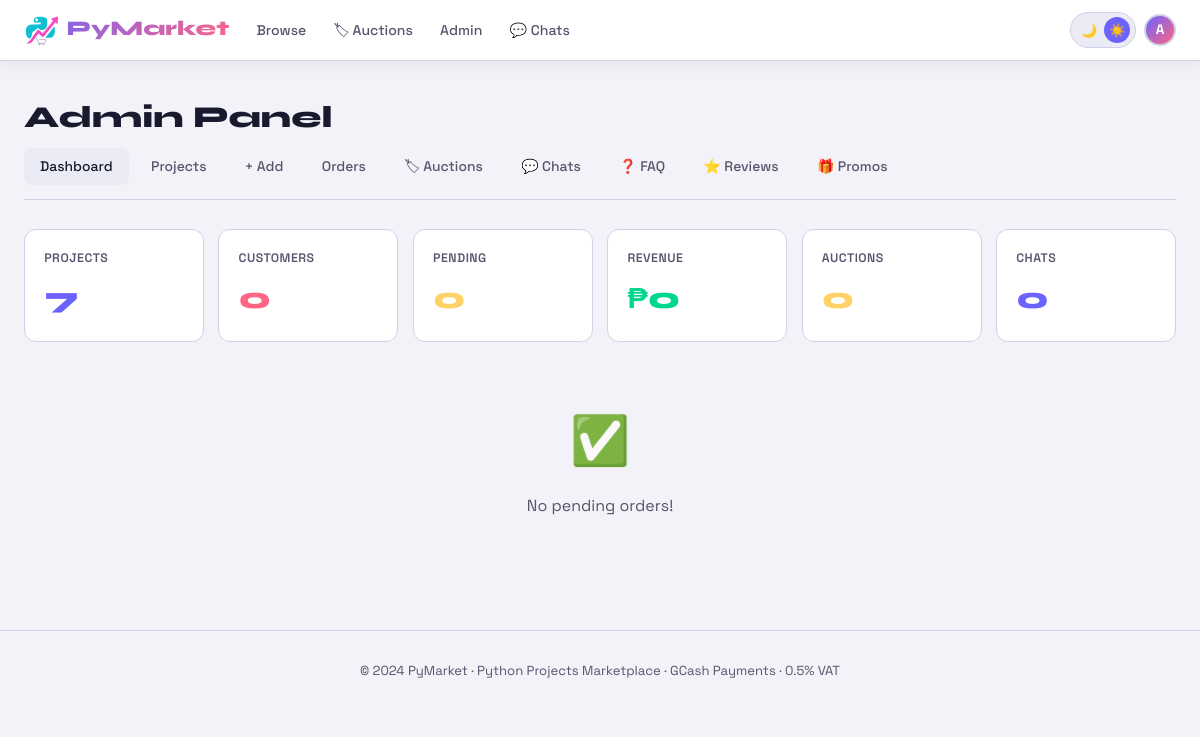
Page /admin (signed in) on the earlier database version.
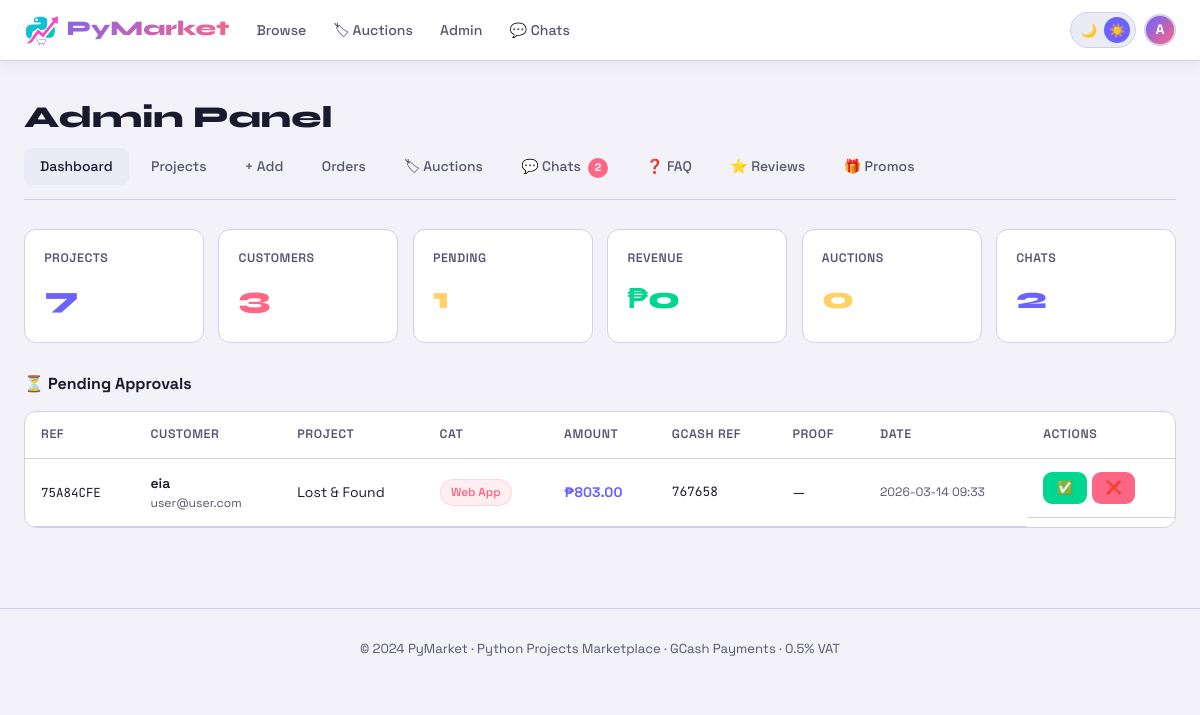
Same page on the later database version.
### tables this page shows
CREATE TABLE orders (
                id INTEGER PRIMARY KEY AUTOINCREMENT,
                order_ref TEXT UNIQUE NOT NULL,
                user_id INTEGER NOT NULL,
                project_id INTEGER NOT NULL,
                amount REAL NOT NULL,
                status TEXT DEFAULT "pending",
                gcash_ref TEXT,
                payment_screenshot TEXT,
                created_at TEXT DEFAULT CURRENT_TIMESTAMP,
                approved_at TEXT,
                FOREIGN KEY(user_id) REFERENCES users(id),
                FOREIGN KEY(project_id) REFERENCES projects(id)
            );

CREATE TABLE users (
                id INTEGER PRIMARY KEY AUTOINCREMENT,
                username TEXT UNIQUE NOT NULL,
                email TEXT UNIQUE NOT NULL,
                password TEXT NOT NULL,
                bio TEXT DEFAULT '',
                avatar TEXT DEFAULT '',
                is_admin INTEGER DEFAULT 0,
                created_at TEXT DEFAULT CURRENT_TIMESTAMP
            );

CREATE TABLE projects (
                id INTEGER PRIMARY KEY AUTOINCREMENT,
                title TEXT NOT NULL,
                description TEXT NOT NULL,
                price REAL NOT NULL,
                tech_stack TEXT,
                category TEXT,
                file_path TEXT,
                is_active INTEGER DEFAULT 1,
                created_at TEXT DEFAULT CURRENT_TIMESTAMP
            , original_price REAL, discount_percent REAL DEFAULT 0, view_count INTEGER DEFAULT 0);

### app.py (the view)
@app.route('/admin')
@login_required
@admin_required
def admin_dashboard():
    db = get_db()
    stats = {
        'projects':     db.execute("SELECT COUNT(*) as c FROM projects").fetchone()['c'],
        'users':        db.execute("SELECT COUNT(*) as c FROM users WHERE is_admin=0").fetchone()['c'],
        'pending':      db.execute("SELECT COUNT(*) as c FROM orders WHERE status='pending'").fetchone()['c'],
        'revenue':      db.execute("SELECT COALESCE(SUM(amount),0) as s FROM orders WHERE status='approved'").fetchone()['s'],
        'unread_chats': db.execute("SELECT COUNT(DISTINCT user_id) as c FROM chats WHERE is_admin_reply=0").fetchone()['c'],
        'auctions':     db.execute("SELECT COUNT(*) as c FROM auctions").fetchone()['c'],
    }
    pending_orders = db.execute('''
        SELECT o.*, u.username, u.email, p.title, p.category FROM orders o
        JOIN users u ON o.user_id=u.id JOIN projects p ON o.project_id=p.id
        WHERE o.status='pending' ORDER BY o.created_at DESC
    ''').fetchall()
    return render_template('admin/dashboard.html', stats=stats, pending_orders=pending_orders)

### app.py (called while the page is built)
@app.after_request
def add_security_headers(response):
    response.headers['X-Frame-Options'] = 'SAMEORIGIN'
    response.headers['X-Content-Type-Options'] = 'nosniff'
    response.headers['Referrer-Policy'] = 'strict-origin-when-cross-origin'
    response.headers['Content-Security-Policy'] = (
        "default-src 'self'; "
        "script-src 'self' 'unsafe-inline'; "
        "style-src 'self' 'unsafe-inline' https://fonts.googleapis.com; "
        "font-src https://fonts.gstatic.com; "
        "img-src 'self' data: https://api.qrserver.com; "
    )
    return response

def get_db():
    conn = sqlite3.connect(DB_PATH)
    conn.row_factory = sqlite3.Row
    return conn

def login_required(f):
    @wraps(f)
    def decorated(*args, **kwargs):
        if 'user_id' not in session:
            flash('login_required')
            return redirect(url_for('login', next=request.url))
        return f(*args, **kwargs)
    return decorated

def admin_required(f):
    @wraps(f)
    def decorated(*args, **kwargs):
        if not session.get('is_admin'):
            return redirect(url_for('index'))
        return f(*args, **kwargs)
    return decorated

### templates/admin/dashboard.html (shortened to what this page needs)
{% extends 'base.html' %}
{% block content %}
<div class="container">
  <h1 class="page-title">Admin Panel</h1>
  <div class="admin-nav">
    <a href="{{ url_for('admin_dashboard') }}" class="active">Dashboard</a>
    <a href="{{ url_for('admin_projects') }}">Projects</a>
    <a href="{{ url_for('admin_add_project') }}">+ Add</a>
    <a href="{{ url_for('admin_orders') }}">Orders</a>
    <a href="{{ url_for('admin_auctions') }}">🏷 Auctions</a>
    <a href="{{ url_for('admin_chats') }}">💬 Chats {% if stats.unread_chats>0 %}<span class="notif-dot">{{ stats.unread_chats }}</span>{% endif %}</a>
    <a href="{{ url_for('admin_faq') }}">❓ FAQ</a>
    <a href="{{ url_for('admin_reviews') }}">⭐ Reviews</a>
    <a href="{{ url_for('admin_promos') }}">🎁 Promos</a>
  </div>
  <div class="stats-grid">
    <div class="stat-card"><div class="stat-label">Projects</div><div class="stat-value" style="color:var(--accent)">{{ stats.projects }}</div></div>
    <div class="stat-card"><div class="stat-label">Customers</div><div class="stat-value" style="color:var(--accent2)">{{ stats.users }}</div></div>
    <div class="stat-card"><div class="stat-label">Pending</div><div class="stat-value" style="color:var(--yellow)">{{ stats.pending }}</div></div>
    <div class="stat-card"><div class="stat-label">Revenue</div><div class="stat-value" style="color:var(--green)">₱{{ "%.0f"|format(stats.revenue) }}</div></div>
    <div class="stat-card"><div class="stat-label">Auctions</div><div class="stat-value" style="color:var(--yellow)">{{ stats.auctions }}</div></div>
    <div class="stat-card"><div class="stat-label">Chats</div><div class="stat-value" style="color:var(--accent)">{{ stats.unread_chats }}</div></div>
  </div>
  {% if pending_orders %}
  <h2 style="font-size:1rem;font-weight:700;margin-bottom:.9rem">⏳ Pending Approvals</h2>
  <div class="table-wrap" style="background:var(--surface);border:1px solid var(--border);border-radius:12px;overflow:hidden">
    <table>
      <thead><tr><th>Ref</th><th>Customer</th><th>Project</th><th>Cat</th><th>Amount</th><th>GCash Ref</th><th>Proof</th><th>Date</th><th>Actions</th></tr></thead>
      <tbody>
        {% for o in pending_orders %}
        <tr>
          <td><span style="font-family:var(--mono);font-size:.78rem">{{ o['order_ref'] }}</span></td>
          <td><div style="font-weight:600;font-size:.87rem">{{ o['username'] }}</div><div style="color:var(--muted);font-size:.76rem">{{ o['email'] }}</div></td>
          <td style="font-size:.87rem">{{ o['title'] }}</td>
          <td>{% if o['category'] %}<span class="badge badge-cat">{{ o['category'] }}</span>{% else %}—{% endif %}</td>
          <td style="font-weight:700;color:var(--accent);white-space:nowrap">₱{{ "%.2f"|format(o['amount']) }}</td>
          <td style="font-family:var(--mono);font-size:.8rem">{{ o['gcash_ref'] or '—' }}</td>
          <td>{% if o['payment_screenshot'] %}<a href="{{ url_for('view_payment_proof',filename=o['payment_screenshot']) }}" target="_blank" class="btn btn-outline btn-sm">View</a>{% else %}—{% endif %}</td>
          <td style="color:var(--muted);font-size:.76rem;white-space:nowrap">{{ o['created_at'][:16] }}</td>
          <td style="display:flex;gap:.3rem;flex-wrap:wrap">
            <a href="{{ url_for('approve_order',oid=o['id']) }}" class="btn btn-success btn-sm">✅</a>
            <a href="{{ url_for('reject_order',oid=o['id']) }}" class="btn btn-danger btn-sm">❌</a>
          </td>
        </tr>
        {% endfor %}
      </tbody>
    </table>
  </div>
  {% else %}
  <div class="empty" style="padding:2rem"><div class="empty-icon">✅</div><div>No pending orders!</div></div>
  {% endif %}
</div>
{% endblock %}

Differences in the rows shown:
added orders: order_ref "75A84CFE", username "eia", email "user@user.com", title "Lost & Found", category "Web App", amount "803.00", gcash_ref "767658", created_at "2026-03-14 09:33"
Other differences:
{{ stats.unread_chats }}: (not shown) → "2"
{{ stats.users }}: "0" → "3"
{{ stats.pending }}: "0" → "1"
{{ stats.unread_chats }}: "0" → "2"
text no longer shown: "✅ No pending orders!"
text now shown: "⏳ Pending Approvals REF CUSTOMER PROJECT CAT AMOUNT GCASH REF PROOF DATE ACTIONS"
